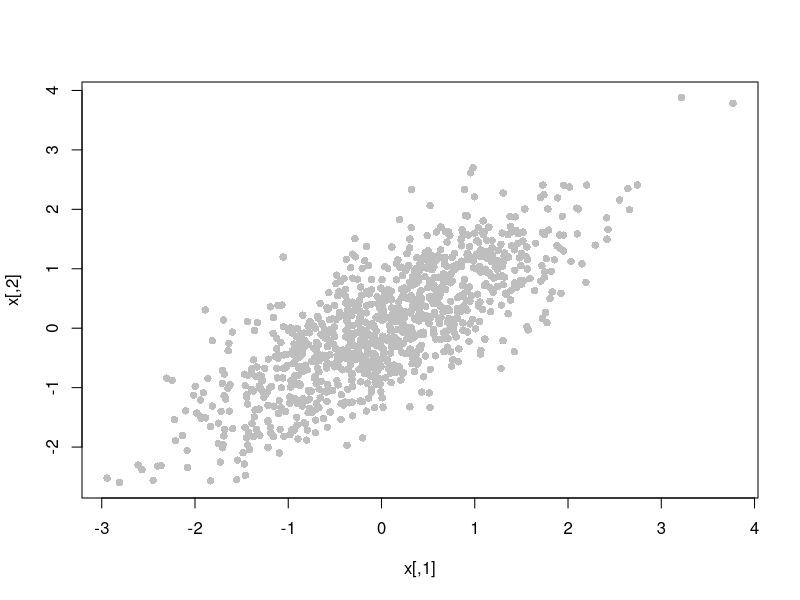

This figure's R source:
## ---- chunk 1
# LLM code
library(mvtnorm)

# Set random seed for reproducibility
set.seed(123)

# Generate multivariate normal data
n <- 1000  # number of points
mu <- c(0, 0)  # mean vector
sigma <- matrix(c(1, 0.8, 0.8, 1), nrow = 2)  # covariance matrix
x <- rmvnorm(n, mean = mu, sigma = sigma)

# Create scatter plot
plot(x,
     col = "gray", 
     pch = 16)
## ---- chunk 2
# library(flextable)
# library(tinytable)
# library(readr)
## ---- chunk 3
# table_e1 = read_csv("../seminar_paper-bacsc/python/reproduce_results/table_e1.csv")
# flextable(table_e1)
# 
# table_e1_synthetic = read_csv("../seminar_paper-bacsc/python/synthetic_null_generation/table_e1-synthetic_data.csv")
# flextable(table_e1_synthetic)
